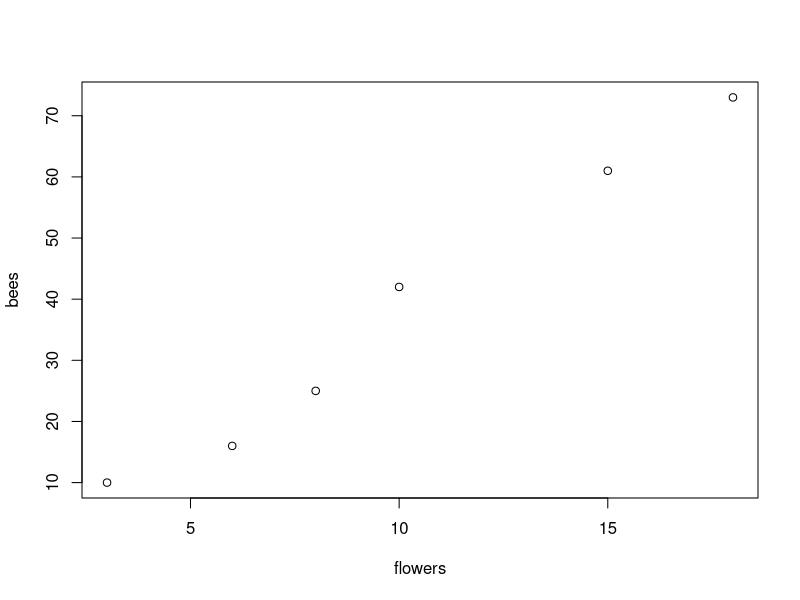
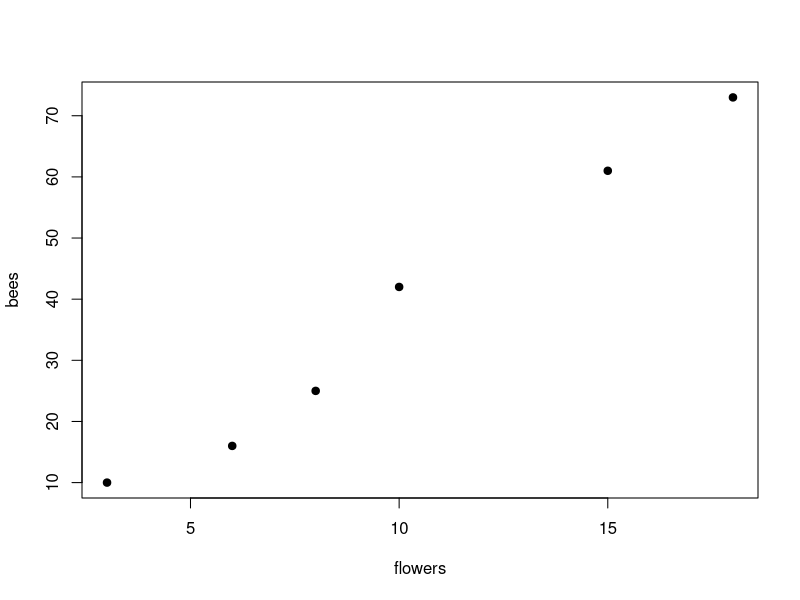
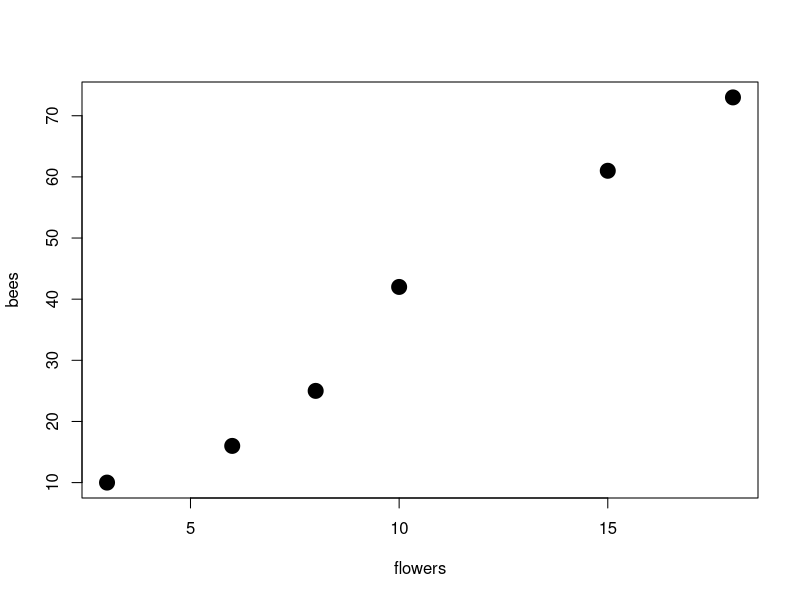
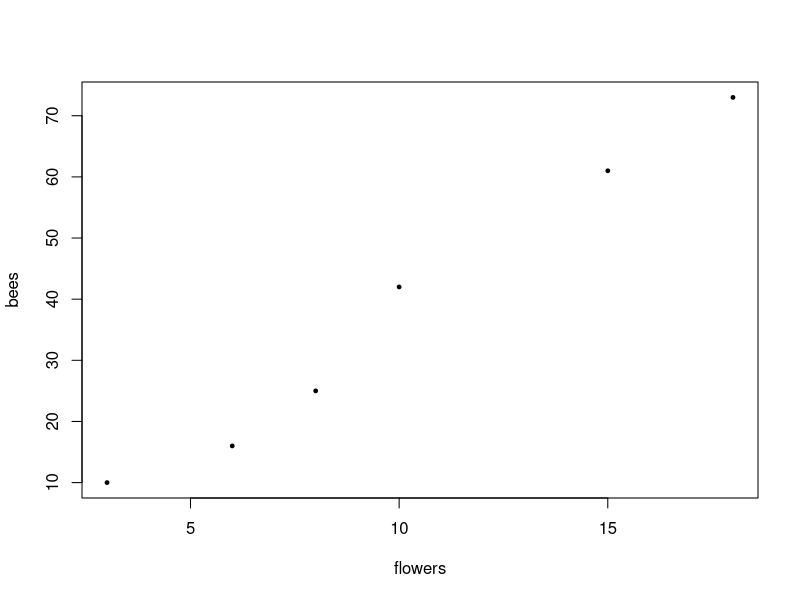
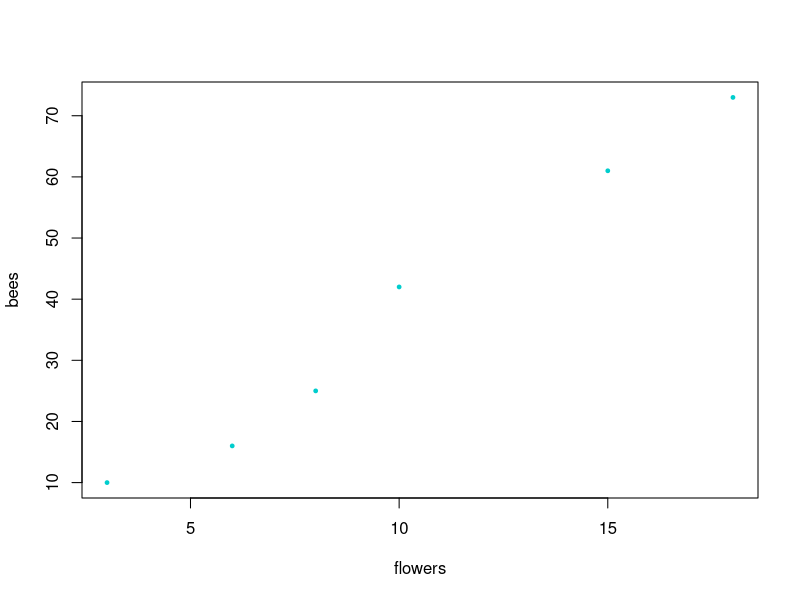

Reproduce these figures in R, in order.
# First script R

#R a calculator
a<-5*2
b<-4*7

a+b

#arrays

flowers<-c(3,6,8,10,15,18)
flowers

bees<-c(10,16,25,42,61,73)
bees
#posso mettere in relazione flowers con bees, ad es. facendo un grafico (sulla x avrò flowers, sulla y avrò bees)
plot(flowers,bees)

#possiamo cambiare il simbolo 
plot(flowers,bees,pch=19)

#posso cambiare la dimensione
plot(flowers,bees,pch=19,cex=2) # in questo caso raddoppio
plot(flowers,bees,pch=19,cex=.5) #qui si dimezzerranno

#posso cambiare il colore, ricordandosi di metterlo tra virgolette ""
plot(flowers,bees,pch=19,cex=.5,col="cyan3")
#per salvare vai su "Commit changes..."
#per modificare nuovamente lo script, clicca sulla matita, apporta le modifiche e clicca nuovamente su "Commit changes..."
